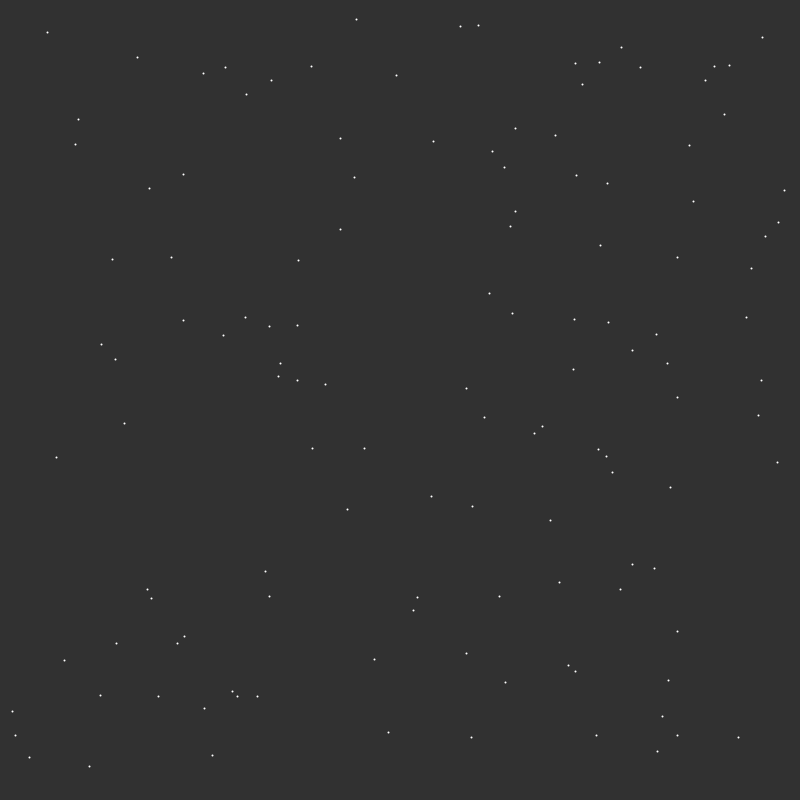
Frame 1 (no input)
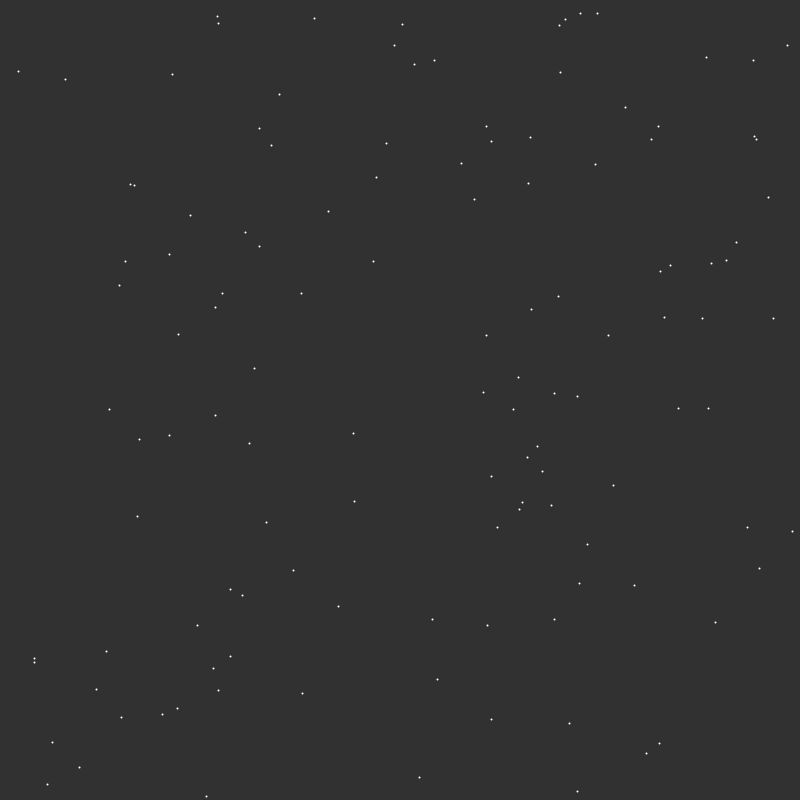
Frame 60 (the mouse pressed at the canvas centre just before this capture)
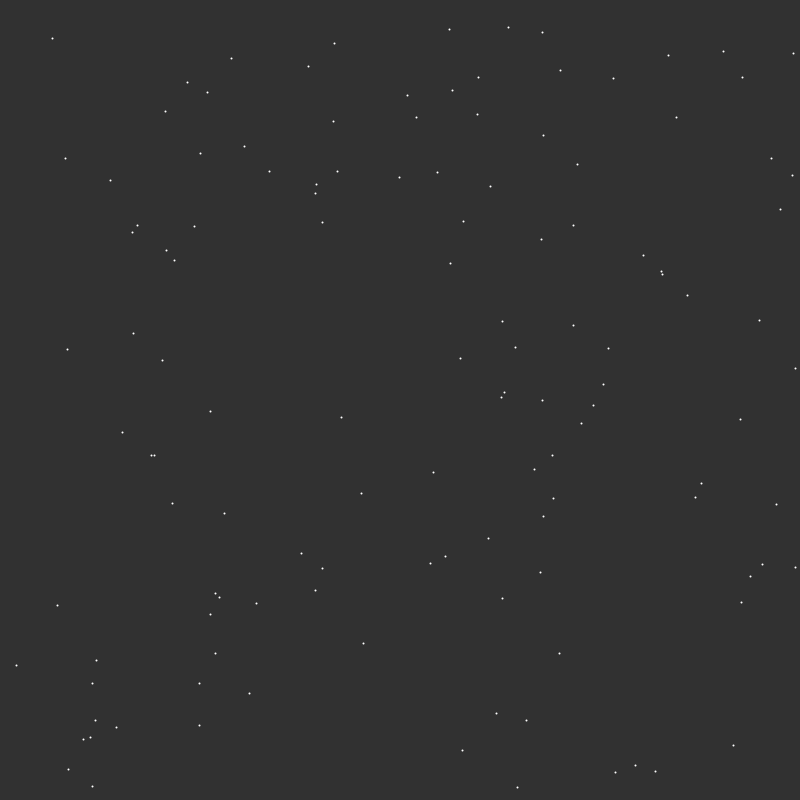
Frame 120 (the mouse held since frame 60 and released just before this capture)

The Processing sketch that drew these frames (run headless with seeded random() and noise(); from frame 60 on, the mouse is pressed at the canvas centre):

// Processing sketch: TwoDimensionalKDTree_MkI
// ── TwoDimensionalKDTree_MkI.pde
/*

TWO DIMENSIONAL KD TREE
[based on Wikipedia article]

@author  Vladimir V. KUCHINOV
@email   helloworld@vkuchinov.co.uk
@year    2015

@license MIT License <http://www.opensource.org/licenses/mit-license.php>

REFERENCES & FURTHER READINGS:
https://en.wikipedia.org/wiki/K-d_tree
http://rosettacode.org/wiki/K-d_tree#Faster_Alternative_Version
http://andrewd.ces.clemson.edu/courses/cpsc805/references/nearest_search.pdf

Orchard’s Algorithm (1991)
Principal Component Partitioning (PCP) (1999)

*/

import java.util.ArrayList;
import java.util.Collections;
import java.util.Comparator;
import java.util.List;


NodeList nodes = new NodeList();

void setup(){
  
  size(800, 800);
  
  for(int n = 0; n < 128; n++){
    
    nodes.add(new Node(n, (int)random(0, 780), (int)random(0, 780), new PVector(random(-1.5, 1.5), random(-1.5, 1.5))));
    
  }


}

void draw(){
  
  background(49);
  
  nodes.update();
  nodes.display(255, 1, 10);
  
  KDTree tree = new KDTree(nodes);
  
  
}



// ── KDTree.pde
class KDTree{
  
  KDTree(NodeList nodes_){
    
    Collections.sort(nodes_, compose(new sortByX(), new sortByY()));
    
  }
  
  NodeList neighboursByK(int k_){
    
    NodeList output = new NodeList();
    
    
    return output;
    
  }
  
  NodeList neighboursByRadius( float radius_){
    
    NodeList output = new NodeList();
    
    
    return output;
    
  }
  
}

// ── Node.pde
class NodeList extends ArrayList{
  
  void update(){
    
    if(this.size() != 0){
      
        
        for(int n = 0; n < this.size(); n++){
        
             Node currentNode = (Node)this.get(n);
             currentNode.update();
             
        }  
    }
    
  }
    
  void display(int color_,int gap_, int margins_){
    
    if(this.size() != 0){
      
        
        for(int n = 0; n < this.size(); n++){
        
             stroke(color_);
             strokeWeight(2);
             
             Node currentNode = (Node)this.get(n);
             
             point(margins_ + currentNode.x * gap_, margins_ + currentNode.y * gap_);
            
        }  
    }
  }
  
  void print(){
    
    if(this.size() != 0){
      
        for(int n = 0; n < this.size(); n++){
          
          println(this.get(n));
          
        }
    }
  }
}

class Node extends PVector{
  
   int index;
   PVector velocity;
  
   //2-dimensional
   Node(int i_, float x_, float y_){
     
     index = i_;
     x = x_; y = y_;
     
   }
     
   Node(int i_, float x_, float y_, PVector v_){
     
     index = i_;
     x = x_; y = y_;
     
     velocity = new PVector(v_.x, v_.y, 0);
     
   }
   
   //3-dimensional
   Node(int i_, float x_, float y_, float z_){
    
     index = i_;
     x = x_; y = y_; z = z_;
    
   } 
   
   void update(){
     
     if(this.x < 0 || this.x > width) velocity.x *= -1;
     if(this.y < 0 || this.y > width) velocity.y *= -1;
     
     if(velocity != null){
       this.x += velocity.x;
       this.y += velocity.y;
     }
  
   }
   
   void print(){
     
      println("index:", index, "x:", x, "y:", y, "z:", z);
     
   }
   
   int getIndex() { return this.index; }
   float getX()  { return this.x; }
   float getY()  { return this.y; }
   float getZ()  { return this.z; }
  
}

//COMPARATOR SET
//examples: Collections.sort(ListName, new sortByX());

class sortByIndex implements Comparator<Node> { 

        @Override
        public int compare(Node n1, Node n2) {
        return Integer.valueOf(n1.getIndex()).compareTo(n2.getIndex());
        
}}

class sortByX implements Comparator<Node> { 

        @Override
        public int compare(Node n1, Node n2) {
        return Float.compare(n1.getX(), n2.getX());
        
}}

class sortByY implements Comparator<Node> { 

        @Override
        public int compare(Node n1, Node n2) {
        return Float.compare(n1.getY(), n2.getY());
        
}}

class sortByZ implements Comparator<Node> { 

        @Override
        public int compare(Node n1, Node n2) {
        return Float.compare(n1.getZ(), n2.getZ());
        
}}

//SUPER CLASS FOR TWO PARAMETERS SORT
//examples Collections.sort(ListName, compose(new sortByX(), new sortByY())); 

public <T> Comparator<T> compose(
    final Comparator<? super T> primary,
    final Comparator<? super T> secondary
    
) {
    return new Comparator<T>() {
        public int compare(T a, T b) {
            int result = primary.compare(a, b);
            return result==0 ? secondary.compare(a, b) : result;
        }
    };
}
